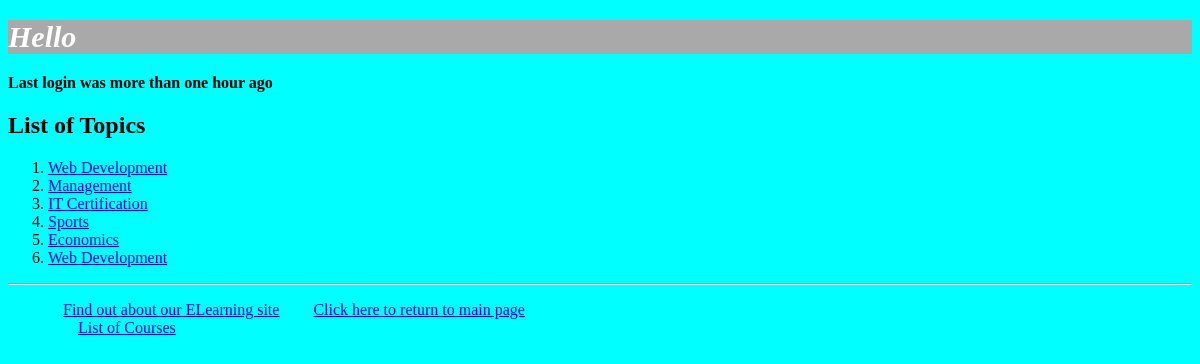
The page /myapp/ on the database its author committed.
### myapp/models.py (models this page shows, shortened)
class Topic(models.Model):
    name = models.CharField(max_length=200)
    category = models.CharField(blank=False, max_length=300, default="")

### myapp/views.py (the view)
# urls.py: path(r'', views.index, name='index'),
def index(request):
    top_list = Topic.objects.all().order_by('id')[:10]
    if request.session.test_cookie_worked():
        print('The test cookie is working')
        request.session.delete_test_cookie()
        print('Test cookie Deleted also')
    last_logged = ''
    if request.session.has_key('last_connection'):
        last_logged = request.session['last_connection']
        print(last_logged)
    return render(request, 'myapp/index.html', {'top_list': top_list, 'last_logged': last_logged})
    '''Part 1
    2. C) Wr are passing the context variable 'top_list' to the index view
    '''

### myapp/templates/myapp/index.html
{% extends 'myapp/base.html' %}
{% block body_block %}
    {% if last_logged %}
    <h1>Last Logged in at: {{ last_logged }}</h1>
    {% else %}
        <strong>Last login was more than one hour ago</strong>
    {% endif %}
    {% if top_list %}
         <h2>List of Topics</h2>
            <ol>
                {% for top in top_list %}
                    <li> <a href="/myapp/{{top.id}}">{{ top.name}}</a> </li>
                {% endfor %}
            </ol>
    {% else %}
        <strong>There are no available topics!</strong>
    {% endif %}
{% endblock %}

### myapp/static/myapp/style.css (style rules this page uses)
.color { background-color: aqua; }

### rows shown on the page
Topic: name "Web Development"
Topic: name "Management"
Topic: name "IT Certification"
Topic: name "Sports"
Topic: name "Economics"
Topic: name "Web Development"
